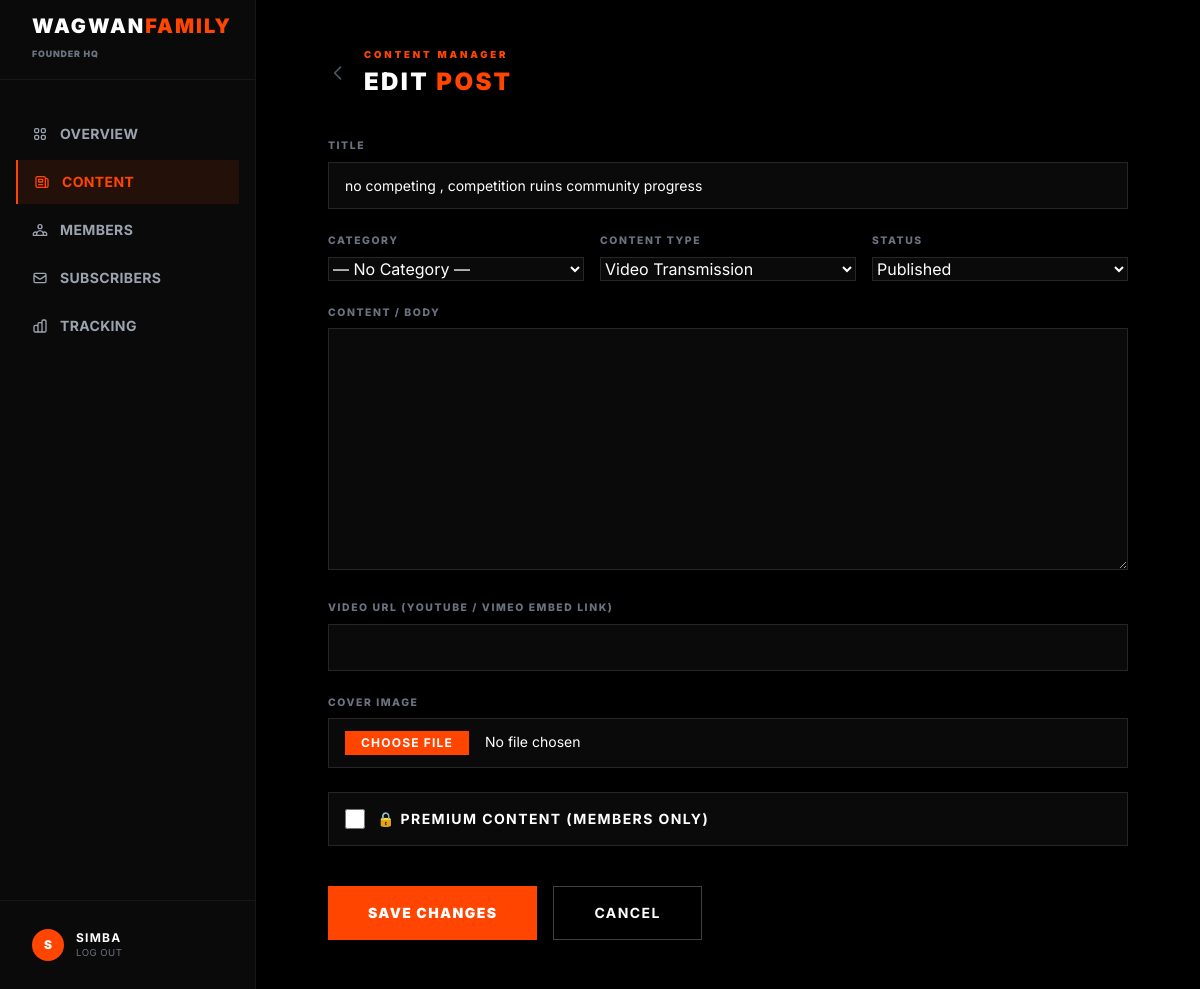
Page /headquarters/content/edit/1/ (signed in) on the earlier database version.
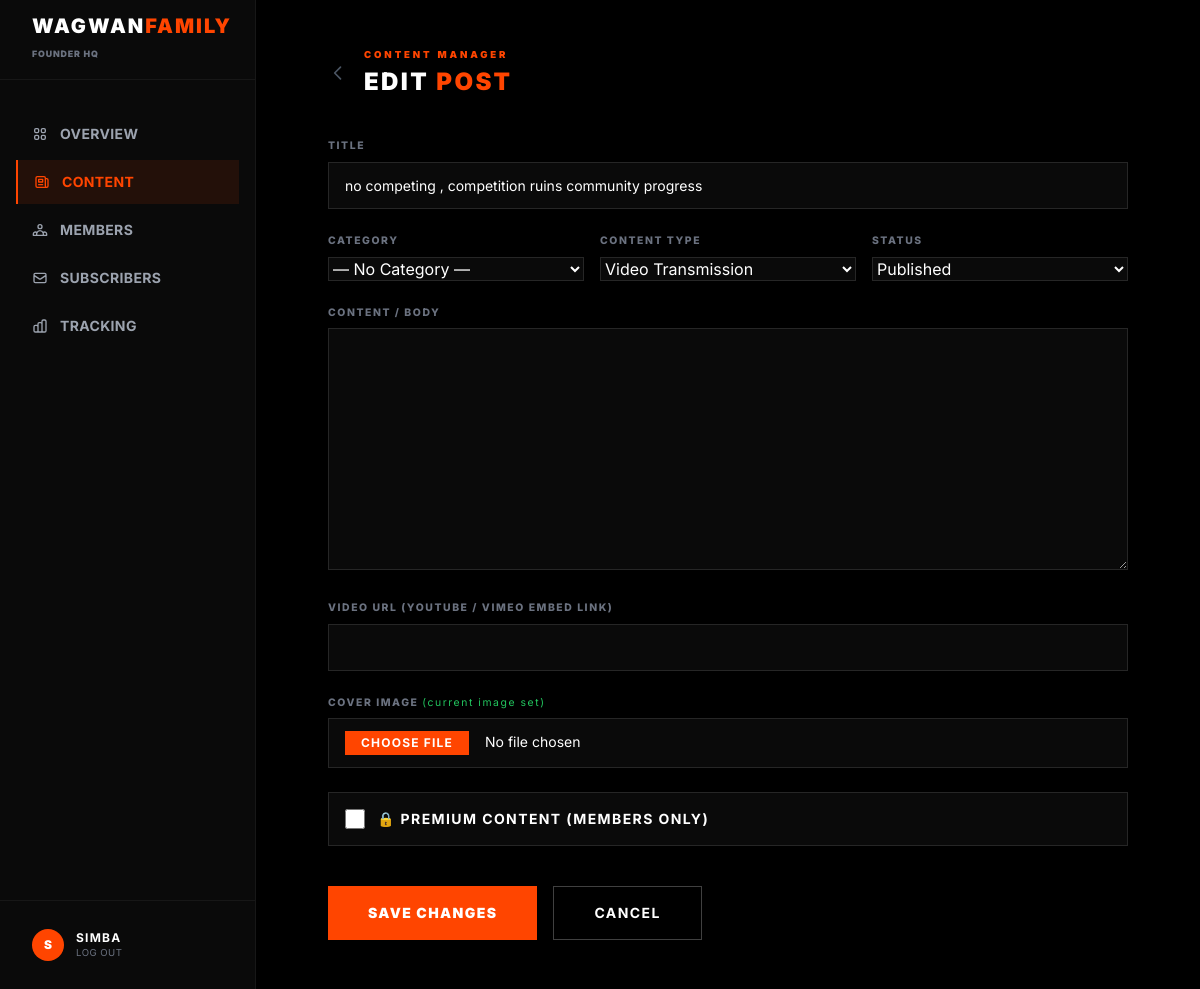
Same page on the later database version.
### core/views.py (the view, shortened to what this page needs)
# urls.py: path('headquarters/content/edit/<int:article_id>/', views.content_edit, name='hq_content_edit'),
@staff_member_required
def content_edit(request, article_id):
    article = get_object_or_404(Article, id=article_id)
    categories = Category.objects.all()
    return render(request, 'hq_content_edit.html', {'article': article, 'categories': categories})

### templates/hq_content_edit.html (shortened to what the changed rows need)
{% load static %}
<!DOCTYPE html>
<html lang="en">
<head>
    <script src="https://cdn.tailwindcss.com"></script>
</head>
<body class="bg-black text-white h-screen flex overflow-hidden selection:bg-[#FF4500]">
    <main class="flex-1 overflow-y-auto bg-black">
        <div class="p-8 md:p-12 max-w-4xl mx-auto">
            <div class="mb-10 flex items-center gap-4">
                <div>
                    <h1 class="text-2xl font-black text-white uppercase tracking-widest">Edit <span class="text-[#FF4500]">Post</span></h1>
                </div>
            </div>
            <form method="POST" enctype="multipart/form-data" class="space-y-6">
                <div>
                    <label>Cover Image {% if article.cover_image %}<span class="text-green-500 normal-case font-normal">(current image set)</span>{% endif %}</label>
                </div>
            </form>
        </div>
    </main>
</body>
</html>

Differences in the rows shown:
changed Article "no competing , competition ruins community progress": cover_image empty → "covers/logo.png" (drawn)
Other differences:
text now shown: "(current image set)"
